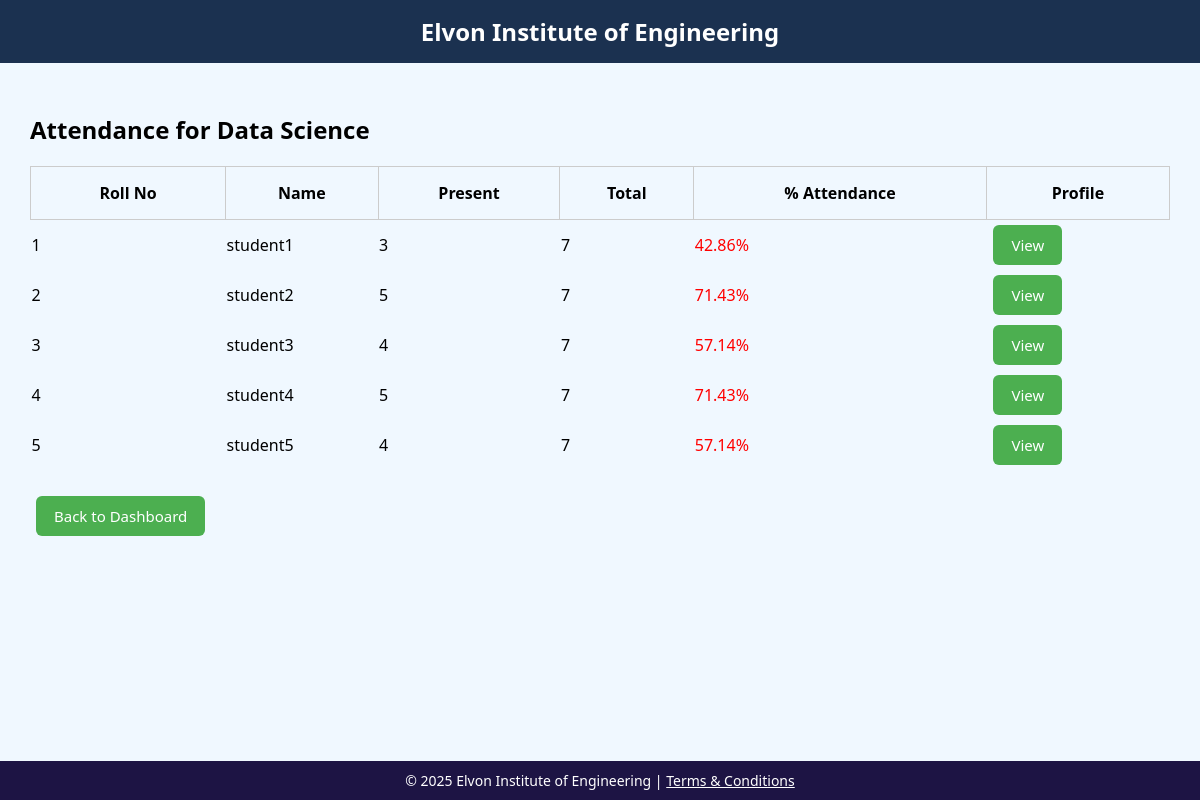
The app's page /view/ (signed in) with its own data.
### attendance_app/models.py (models this page shows, shortened)
class Subject(models.Model):
    name = models.CharField(max_length=100)

class Student(models.Model):
    name = models.CharField(max_length=100)
    roll_number = models.CharField(max_length=20, unique=True)
    registration_number = models.CharField(max_length=30, unique=True)
    password = models.CharField(max_length=100)  # 👈 Add this line
    classroom = models.ForeignKey(Classroom, on_delete=models.CASCADE, null=True, blank=True)  # 👈 Add this

### attendance_app/views.py (the view)
# urls.py: path('view/', views.view_attendance, name='view_attendance'),
@login_required
def view_attendance(request):
    teacher = Teacher.objects.get(user=request.user)
    subject = teacher.subject
    students = Student.objects.all()
    attendance_data = []
    for student in students:
        total = Attendance.objects.filter(subject=subject, student=student).count()
        present = Attendance.objects.filter(subject=subject, student=student, status='Present').count()
        percentage = round((present / total) * 100, 2) if total > 0 else 0
        attendance_data.append({
            'student': student,
            'total': total,
            'present': present,
            'percentage': percentage,
        })
    return render(request, 'view_attendance.html', {'data': attendance_data, 'subject': subject})

### attendance_app/templates/view_attendance.html (shortened to what this page needs)
{% extends 'base.html' %}
{% block content %}
<h2>Attendance for {{ subject.name }}</h2>
<table style="width: 100%; border-collapse: collapse;">
    <tr>
        <th style="padding: 15px; border: 1px solid #ccc;">Roll No</th>
        <th style="padding: 10px; border: 1px solid #ccc;">Name</th>
        <th style="padding: 10px; border: 1px solid #ccc;">Present</th>
        <th style="padding: 10px; border: 1px solid #ccc;">Total</th>
        <th style="padding: 10px; border: 1px solid #ccc;">% Attendance</th>
        <th style="padding: 10px; border: 1px solid #ccc;">Profile</th>
    </tr>
    {% for row in data %}
    <tr>
        <td>{{ row.student.roll_number }}</td>
        <td>{{ row.student.name }}</td>
        <td>{{ row.present }}</td>
        <td>{{ row.total }}</td>
        <td>
            {% if row.percentage < 75 %}
                <span style="color: red">{{ row.percentage }}%</span>
            {% else %}
                <span style="color: green">{{ row.percentage }}%</span>
            {% endif %}
        </td>
       <td><a href="{% url 'student_profile' row.student.id %}" class="button">View</a></td>
    </tr>
    {% endfor %}
</table>
<br>
 <a href="{% url 'dashboard' %}" class="button">Back to Dashboard</a>
{% endblock %}

### attendance_app/templates/base.html (style rules this page uses)
body { font-family: 'Segoe UI', Tahoma, Geneva, Verdana, sans-serif; background: #f0f8ff; margin: 0; padding: 0; display: flex; flex-direction: column; min-height: 100vh; }
.button { background-color: #4CAF50; border: none; color: white; padding: 10px 18px; text-align: center; text-decoration: none; display: inline-block; font-size: 15px; margin: 4px 6px; border-radius: 6px; cursor: pointer; transition: background-color 0.3s ease; }

### records on screen
Subject: name "Data Science"
Student: student.roll_number "1", student.name "student1", present "3", total "7", percentage "42.86"
Student: student.roll_number "2", student.name "student2", present "5", total "7", percentage "71.43"
Student: student.roll_number "3", student.name "student3", present "4", total "7", percentage "57.14"
Student: student.roll_number "4", student.name "student4", present "5", total "7", percentage "71.43"
Student: student.roll_number "5", student.name "student5", present "4", total "7", percentage "57.14"
